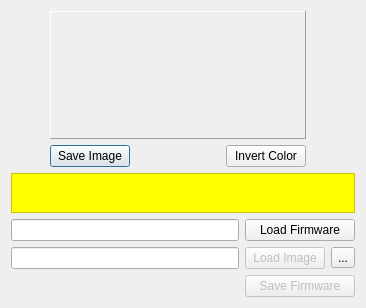
<?xml version="1.0" encoding="UTF-8"?>
<ui version="4.0">
 <class>customizeSplashDialog</class>
 <widget class="QDialog" name="customizeSplashDialog">
  <property name="geometry">
   <rect>
    <x>0</x>
    <y>0</y>
    <width>366</width>
    <height>303</height>
   </rect>
  </property>
  <property name="sizePolicy">
   <sizepolicy hsizetype="MinimumExpanding" vsizetype="MinimumExpanding">
    <horstretch>0</horstretch>
    <verstretch>0</verstretch>
   </sizepolicy>
  </property>
  <property name="windowTitle">
   <string>Customize Splash</string>
  </property>
  <property name="windowIcon">
   <iconset resource="companion.qrc">
    <normaloff>:/icon.png</normaloff>:/icon.png</iconset>
  </property>
  <layout class="QGridLayout" name="gridLayout_2">
   <item row="0" column="0">
    <layout class="QHBoxLayout" name="horizontalLayout_2">
     <item>
      <spacer name="horizontalSpacer">
       <property name="orientation">
        <enum>Qt::Horizontal</enum>
       </property>
       <property name="sizeHint" stdset="0">
        <size>
         <width>40</width>
         <height>20</height>
        </size>
       </property>
      </spacer>
     </item>
     <item>
      <layout class="QVBoxLayout" name="verticalLayout_3">
       <item>
        <widget class="QLabel" name="imageLabel">
         <property name="sizePolicy">
          <sizepolicy hsizetype="Minimum" vsizetype="Minimum">
           <horstretch>0</horstretch>
           <verstretch>0</verstretch>
          </sizepolicy>
         </property>
         <property name="minimumSize">
          <size>
           <width>256</width>
           <height>128</height>
          </size>
         </property>
         <property name="maximumSize">
          <size>
           <width>424</width>
           <height>128</height>
          </size>
         </property>
         <property name="frameShape">
          <enum>QFrame::Panel</enum>
         </property>
         <property name="frameShadow">
          <enum>QFrame::Raised</enum>
         </property>
         <property name="text">
          <string/>
         </property>
         <property name="pixmap">
          <pixmap resource="companion.qrc">:/images/customize.png</pixmap>
         </property>
         <property name="scaledContents">
          <bool>true</bool>
         </property>
        </widget>
       </item>
       <item>
        <layout class="QHBoxLayout" name="horizontalLayout">
         <item>
          <widget class="QPushButton" name="SaveImageButton">
           <property name="text">
            <string>Save Image</string>
           </property>
          </widget>
         </item>
         <item>
          <spacer name="horizontalSpacer_4">
           <property name="orientation">
            <enum>Qt::Horizontal</enum>
           </property>
           <property name="sizeHint" stdset="0">
            <size>
             <width>40</width>
             <height>20</height>
            </size>
           </property>
          </spacer>
         </item>
         <item>
          <widget class="QPushButton" name="InvertColorButton">
           <property name="text">
            <string>Invert Color</string>
           </property>
          </widget>
         </item>
        </layout>
       </item>
      </layout>
     </item>
     <item>
      <spacer name="horizontalSpacer_2">
       <property name="orientation">
        <enum>Qt::Horizontal</enum>
       </property>
       <property name="sizeHint" stdset="0">
        <size>
         <width>50</width>
         <height>20</height>
        </size>
       </property>
      </spacer>
     </item>
    </layout>
   </item>
   <item row="1" column="0">
    <widget class="QTextEdit" name="HowToLabel">
     <property name="sizePolicy">
      <sizepolicy hsizetype="MinimumExpanding" vsizetype="Fixed">
       <horstretch>0</horstretch>
       <verstretch>0</verstretch>
      </sizepolicy>
     </property>
     <property name="maximumSize">
      <size>
       <width>16777215</width>
       <height>40</height>
      </size>
     </property>
     <property name="styleSheet">
      <string notr="true">background:rgb(255, 255, 0);</string>
     </property>
     <property name="verticalScrollBarPolicy">
      <enum>Qt::ScrollBarAlwaysOff</enum>
     </property>
     <property name="horizontalScrollBarPolicy">
      <enum>Qt::ScrollBarAlwaysOff</enum>
     </property>
     <property name="readOnly">
      <bool>true</bool>
     </property>
     <property name="html">
      <string>&lt;!DOCTYPE HTML PUBLIC &quot;-//W3C//DTD HTML 4.0//EN&quot; &quot;http://www.w3.org/TR/REC-html40/strict.dtd&quot;&gt;
&lt;html&gt;&lt;head&gt;&lt;meta name=&quot;qrichtext&quot; content=&quot;1&quot; /&gt;&lt;style type=&quot;text/css&quot;&gt;
p, li { white-space: pre-wrap; }
&lt;/style&gt;&lt;/head&gt;&lt;body style=&quot; font-family:'Sans Serif'; font-size:9pt; font-weight:400; font-style:normal;&quot;&gt;
&lt;p align=&quot;center&quot; style=&quot; margin-top:0px; margin-bottom:0px; margin-left:0px; margin-right:0px; -qt-block-indent:0; text-indent:0px;&quot;&gt;&lt;br /&gt;&lt;/p&gt;&lt;/body&gt;&lt;/html&gt;</string>
     </property>
     <property name="acceptRichText">
      <bool>true</bool>
     </property>
    </widget>
   </item>
   <item row="2" column="0">
    <layout class="QGridLayout" name="gridLayout">
     <item row="0" column="0">
      <widget class="QLineEdit" name="FWFileName">
       <property name="enabled">
        <bool>true</bool>
       </property>
       <property name="readOnly">
        <bool>true</bool>
       </property>
      </widget>
     </item>
     <item row="0" column="1" colspan="2">
      <widget class="QPushButton" name="FlashLoadButton">
       <property name="text">
        <string>Load Firmware</string>
       </property>
      </widget>
     </item>
     <item row="1" column="0">
      <widget class="QLineEdit" name="ImageFileName">
       <property name="enabled">
        <bool>true</bool>
       </property>
       <property name="readOnly">
        <bool>true</bool>
       </property>
      </widget>
     </item>
     <item row="1" column="1">
      <widget class="QPushButton" name="ImageLoadButton">
       <property name="enabled">
        <bool>false</bool>
       </property>
       <property name="text">
        <string>Load Image</string>
       </property>
      </widget>
     </item>
     <item row="1" column="2">
      <widget class="QToolButton" name="libraryButton">
       <property name="toolTip">
        <string>Open Splash Library</string>
       </property>
       <property name="text">
        <string>...</string>
       </property>
       <property name="iconSize">
        <size>
         <width>16</width>
         <height>16</height>
        </size>
       </property>
      </widget>
     </item>
     <item row="2" column="0">
      <spacer name="horizontalSpacer_3">
       <property name="orientation">
        <enum>Qt::Horizontal</enum>
       </property>
       <property name="sizeHint" stdset="0">
        <size>
         <width>208</width>
         <height>20</height>
        </size>
       </property>
      </spacer>
     </item>
     <item row="2" column="1" colspan="2">
      <widget class="QPushButton" name="SaveFlashButton">
       <property name="enabled">
        <bool>false</bool>
       </property>
       <property name="text">
        <string>Save Firmware</string>
       </property>
      </widget>
     </item>
    </layout>
   </item>
   <item row="3" column="0">
    <spacer name="verticalSpacer">
     <property name="orientation">
      <enum>Qt::Vertical</enum>
     </property>
     <property name="sizeHint" stdset="0">
      <size>
       <width>20</width>
       <height>1</height>
      </size>
     </property>
    </spacer>
   </item>
  </layout>
 </widget>
 <resources>
  <include location="companion.qrc"/>
 </resources>
 <connections/>
</ui>
